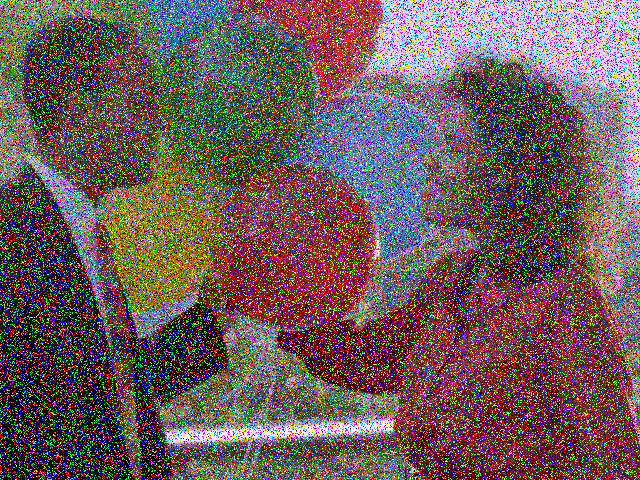
#> input picture 05_imagenes_binarias_morfologia/ejemplos/img/04_noisy.png, 640 x 480 px
$ python 03_umbralizacion_otsu.py
#> lines starting #> are read from the running program, lines starting #| are printed output that depends on the picture; after the words box and inside, x2 and y2 are one past the last pixel; in counts of white or black regions, pixels touching at a corner belong together
"""
Umbralización de Otsu.

Este script demuestra el método de Otsu para umbralización automática.
El algoritmo de Otsu calcula automáticamente el valor óptimo del umbral
para separar el fondo del primer plano basándose en el histograma de la imagen.
"""

import os

import cv2 as cv
import numpy as np
from matplotlib import pyplot as plt


def main():
    # Ruta de la imagen
    ruta_imagen = "../img/04_noisy.png"

    # Verificar que el archivo existe
    if not os.path.exists(ruta_imagen):
        print(f"Error: No se encontró la imagen en {ruta_imagen}")
        return

    # Cargar la imagen en escala de grises
    img = cv.imread(ruta_imagen, cv.IMREAD_GRAYSCALE)
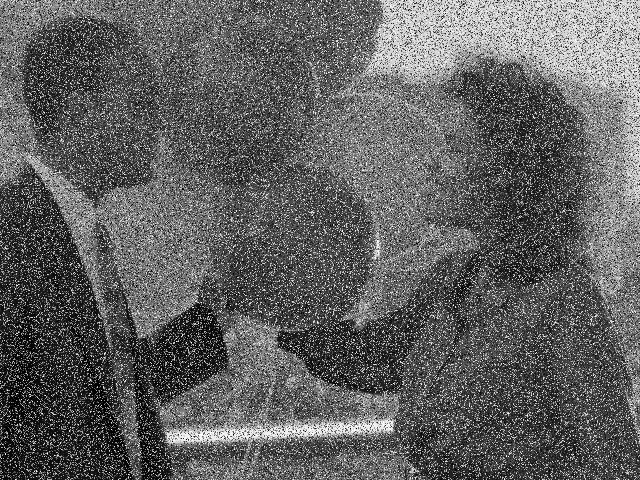
#> img: shape (480, 640); min 0, max 255, mean 96.4

    if img is None:
        print(f"Error: No se pudo cargar la imagen desde {ruta_imagen}")
        return

    print(f"Imagen cargada: {img.shape[1]}x{img.shape[0]} píxeles")
#| Imagen cargada: 640x480 píxeles

    # 1. Umbralización global simple
    umbral_manual = 127
    ret1, th1 = cv.threshold(img, umbral_manual, 255, cv.THRESH_BINARY)
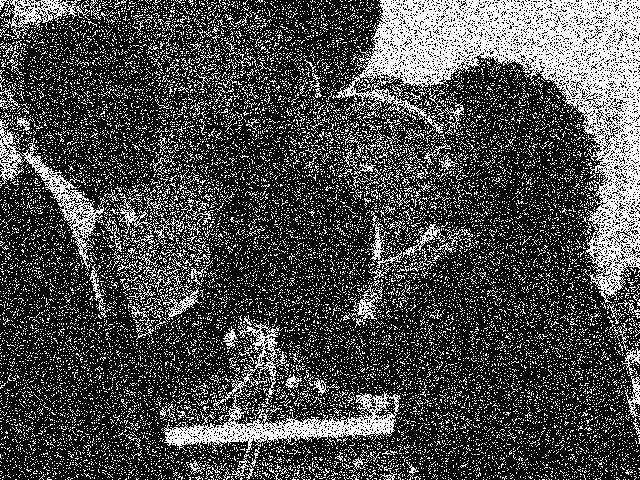
#> th1: shape (480, 640); 28.3% white in thin lines or dots
#> ret1 = 127
    print(f"Umbralización global: umbral={umbral_manual}")

    # 2. Umbralización de Otsu (sin filtrado previo)
    ret2, th2 = cv.threshold(img, 0, 255, cv.THRESH_BINARY + cv.THRESH_OTSU)
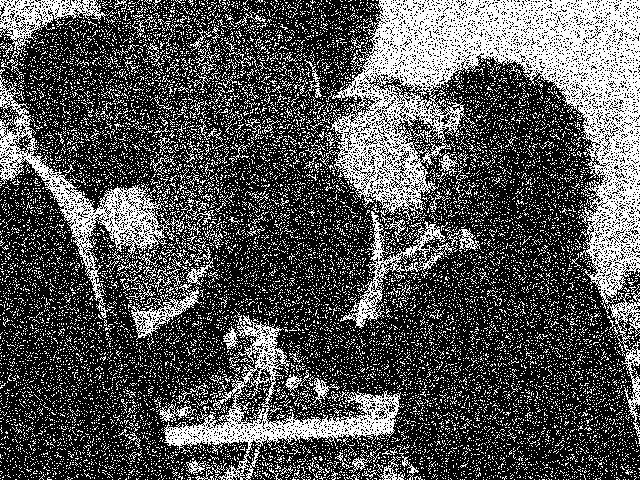
#> th2: shape (480, 640); 32.5% white in thin lines or dots
#> ret2 = 116
    print(f"Umbralización de Otsu (imagen ruidosa): umbral calculado={ret2:.2f}")
#| Umbralización de Otsu (imagen ruidosa): umbral calculado=116.00

    # 3. Filtrado Gaussiano + Umbralización de Otsu
    # El filtro Gaussiano reduce el ruido antes de aplicar Otsu
    blur = cv.GaussianBlur(img, (5, 5), 0)
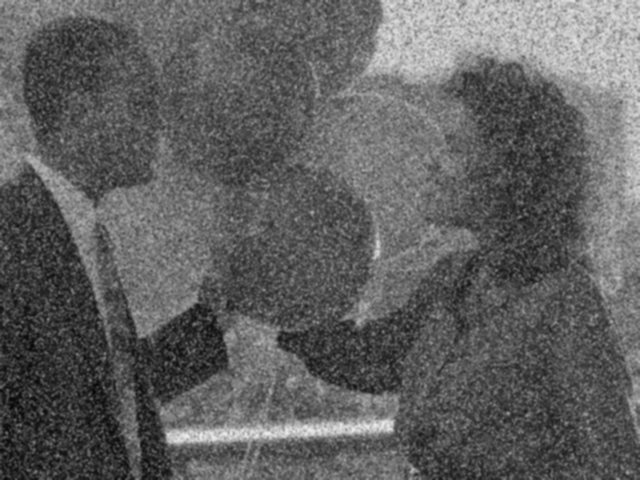
#> blur: shape (480, 640); min 7, max 237, mean 96.4
    ret3, th3 = cv.threshold(blur, 0, 255, cv.THRESH_BINARY + cv.THRESH_OTSU)
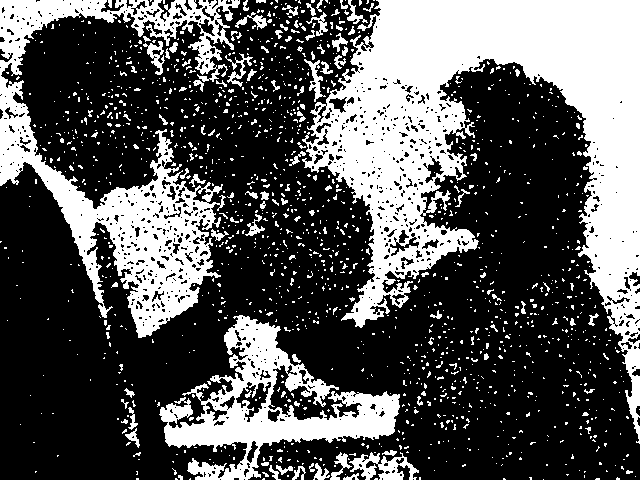
#> th3: shape (480, 640); 34.1% white; 1505 white regions (1393 under 20 px), largest, box (x1, y1, x2, y2) and area: (302, 0, 640, 444) 54634, (0, 0, 240, 338) 23443, (159, 315, 400, 480) 13174
#> ret3 = 106
    print(f"Umbralización de Otsu (imagen filtrada): umbral calculado={ret3:.2f}")
#| Umbralización de Otsu (imagen filtrada): umbral calculado=106.00

    # Preparar imágenes para visualización
    # Formato: [imagen, histograma, resultado_umbralización]
    images = [img, 0, th1, img, 0, th2, blur, 0, th3]

    titles = [
        "Imagen Original Ruidosa",
        "Histograma",
        f"Umbralización Global (v={umbral_manual})",
        "Imagen Original Ruidosa",
        "Histograma",
        f"Método de Otsu (v={ret2:.1f})",
        "Imagen con Filtro Gaussiano",
        "Histograma",
        f"Método de Otsu (v={ret3:.1f})",
    ]
#> titles = ['Imagen Original Ruidosa', 'Histograma', 'Umbralización Global (v=127)', 'Imagen Original Ruidosa', 'Histograma', 'Método de Otsu (v=116.0)', 'Imagen con Filtro Gaussiano', 'Histograma', 'Método de Otsu (v=106.0)']

    # Crear figura con subplots
    plt.figure(figsize=(16, 10))

    for i in range(3):
        # Mostrar imagen original/filtrada
        plt.subplot(3, 3, i * 3 + 1)
        plt.imshow(images[i * 3], "gray")
        plt.title(titles[i * 3], fontsize=10)
        plt.xticks([])
        plt.yticks([])

        # Mostrar histograma
        plt.subplot(3, 3, i * 3 + 2)
        plt.hist(images[i * 3].ravel(), bins=256, range=[0, 256])
        plt.title(titles[i * 3 + 1], fontsize=10)
        plt.xlabel("Valor de píxel")
        plt.ylabel("Frecuencia")
        plt.xticks([])
        plt.yticks([])

        # Mostrar resultado de umbralización
        plt.subplot(3, 3, i * 3 + 3)
        plt.imshow(images[i * 3 + 2], "gray")
        plt.title(titles[i * 3 + 2], fontsize=10)
        plt.xticks([])
        plt.yticks([])

    plt.suptitle(
        "Comparación: Umbralización Global vs Método de Otsu", fontsize=14, fontweight="bold"
    )
    plt.tight_layout()
    plt.show()
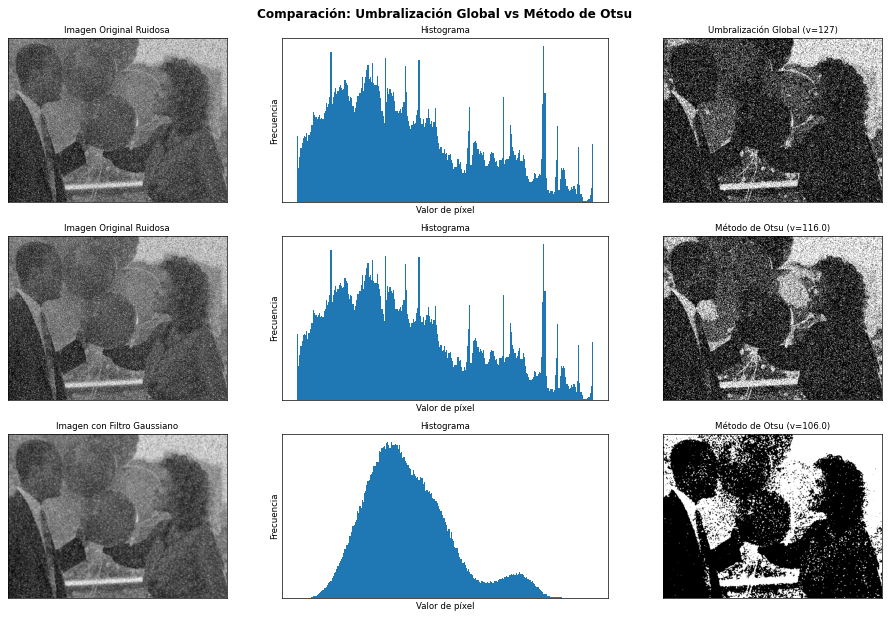
#> figure drawn by matplotlib, 9 panels

    print("\nVisualización completada.")
    print(f"\nConclusión:")
    print(f"  - Umbral manual: {umbral_manual}")
    print(f"  - Otsu (con ruido): {ret2:.2f}")
#|   - Otsu (con ruido): 116.00
    print(f"  - Otsu (filtrada): {ret3:.2f}")
#|   - Otsu (filtrada): 106.00


if __name__ == "__main__":
    main()

$ run again, with 05_imagenes_binarias_morfologia/ejemplos/img/03_building.jpg saved as 05_imagenes_binarias_morfologia/ejemplos/img/04_noisy.png
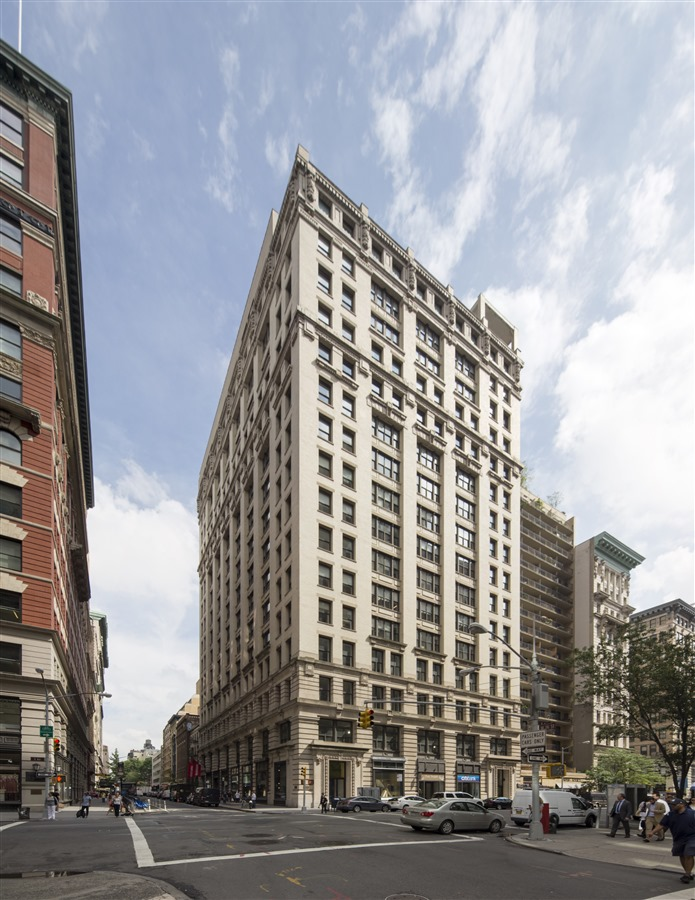
#> input picture 05_imagenes_binarias_morfologia/ejemplos/img/03_building.jpg, 695 x 900 px
#| Imagen cargada: 695x900 píxeles
#> in main, `ret1, th1 = cv.threshold(img, umbral_manual, 255, cv.THRESH_BINARY)`:
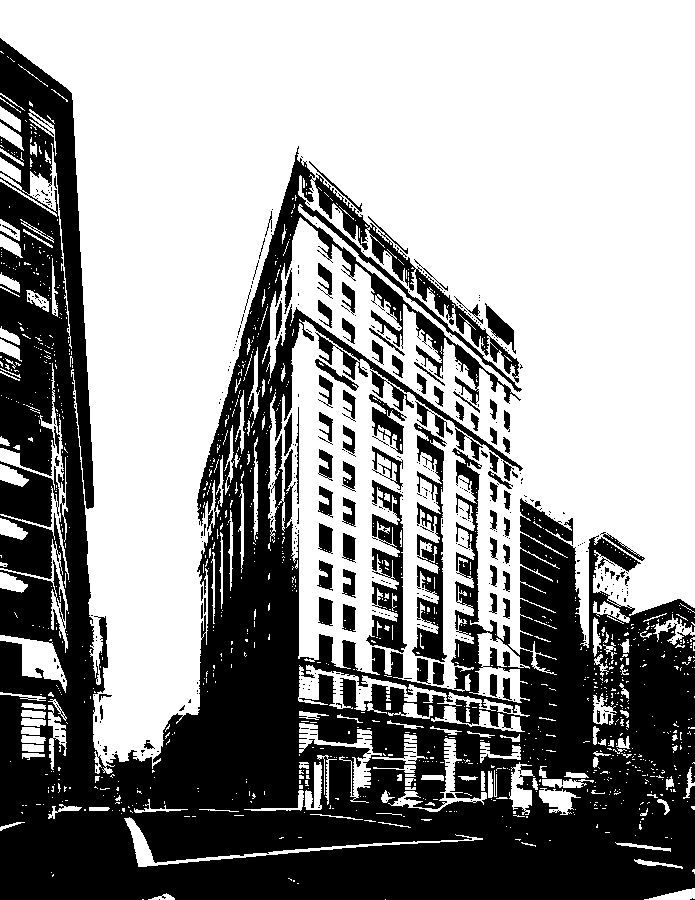
#> th1: shape (900, 695); 60% white; 431 black regions (341 under 20 px), largest, box (x1, y1, x2, y2) and area: (0, 38, 695, 900) 226446, (412, 423, 447, 662) 3583, (366, 480, 407, 653) 3276
#> ret1 = 127
#> th2: shape (900, 695); 57.1% white; 252 black regions (193 under 20 px), largest, box (x1, y1, x2, y2) and area: (0, 38, 695, 900) 253844, (412, 423, 447, 663) 4069, (485, 303, 517, 354) 599
#> ret2 = 140
#| Umbralización de Otsu (imagen ruidosa): umbral calculado=140.00
#> in main, `ret3, th3 = cv.threshold(blur, 0, 255, cv.THRESH_BINARY + cv.THRESH_OT..`:
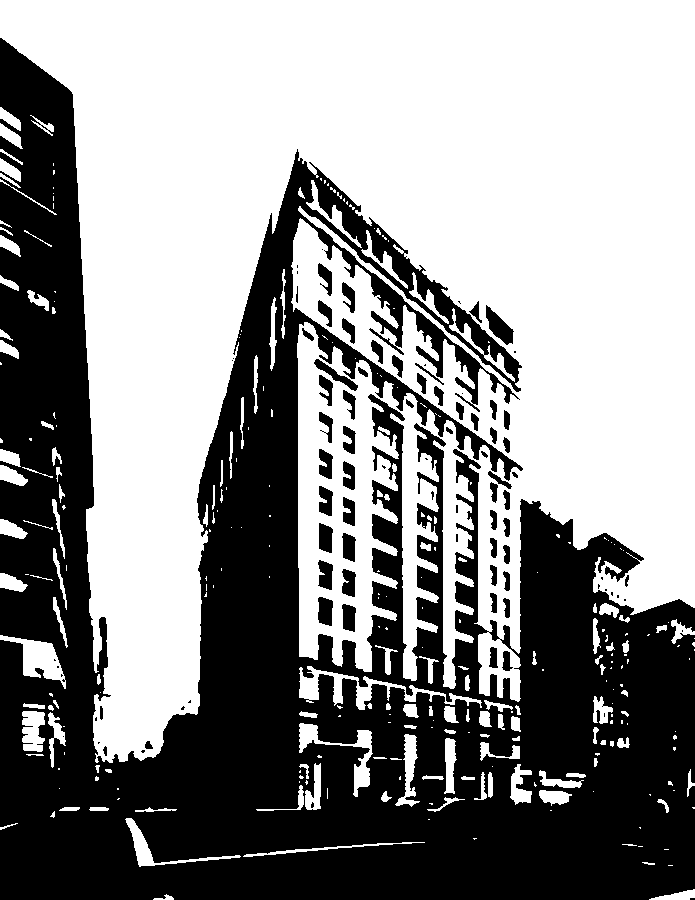
#> th3: shape (900, 695); 56.2% white; 90 black regions (33 under 20 px), largest, box (x1, y1, x2, y2) and area: (0, 38, 695, 900) 265204, (486, 305, 514, 345) 528, (318, 597, 333, 626) 359
#> ret3 = 141
#| Umbralización de Otsu (imagen filtrada): umbral calculado=141.00
#> titles = ['Imagen Original Ruidosa', 'Histograma', 'Umbralización Global (v=127)', 'Imagen Original Ruidosa', 'Histograma', 'Método de Otsu (v=140.0)', 'Imagen con Filtro Gaussiano', 'Histograma', 'Método de Otsu (v=141.0)']
#|   - Otsu (con ruido): 140.00
#|   - Otsu (filtrada): 141.00
